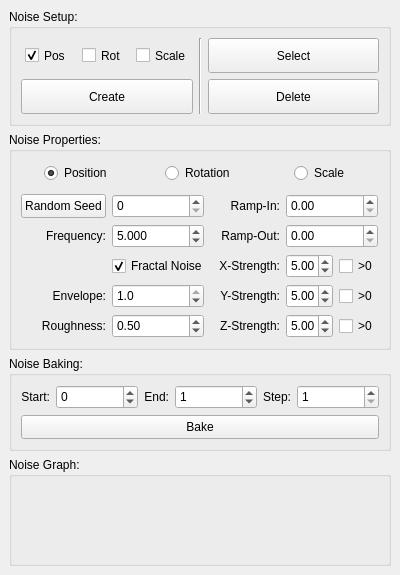
<?xml version="1.0" encoding="UTF-8"?>
<ui version="4.0">
 <class>QNoiseManager</class>
 <widget class="QMainWindow" name="QNoiseManager">
  <property name="geometry">
   <rect>
    <x>0</x>
    <y>0</y>
    <width>400</width>
    <height>575</height>
   </rect>
  </property>
  <property name="minimumSize">
   <size>
    <width>400</width>
    <height>575</height>
   </size>
  </property>
  <property name="windowTitle">
   <string>|| Noise Editor</string>
  </property>
  <widget class="QWidget" name="mainWidget">
   <layout class="QVBoxLayout" name="verticalLayout">
    <item>
     <widget class="QGroupBox" name="noiseSetupGroupBox">
      <property name="sizePolicy">
       <sizepolicy hsizetype="Preferred" vsizetype="Fixed">
        <horstretch>0</horstretch>
        <verstretch>0</verstretch>
       </sizepolicy>
      </property>
      <property name="title">
       <string>Noise Setup:</string>
      </property>
      <layout class="QGridLayout" name="gridLayout">
       <item row="1" column="2">
        <widget class="QPushButton" name="noiseDeletePushButton">
         <property name="sizePolicy">
          <sizepolicy hsizetype="Expanding" vsizetype="Fixed">
           <horstretch>0</horstretch>
           <verstretch>0</verstretch>
          </sizepolicy>
         </property>
         <property name="minimumSize">
          <size>
           <width>170</width>
           <height>35</height>
          </size>
         </property>
         <property name="focusPolicy">
          <enum>Qt::ClickFocus</enum>
         </property>
         <property name="toolTip">
          <string>Deletes shake curve(s) based on the checked pos/rot/scale option.</string>
         </property>
         <property name="text">
          <string>Delete</string>
         </property>
        </widget>
       </item>
       <item row="0" column="2">
        <widget class="QPushButton" name="noiseSelectPushButton">
         <property name="sizePolicy">
          <sizepolicy hsizetype="Expanding" vsizetype="Fixed">
           <horstretch>0</horstretch>
           <verstretch>0</verstretch>
          </sizepolicy>
         </property>
         <property name="minimumSize">
          <size>
           <width>170</width>
           <height>35</height>
          </size>
         </property>
         <property name="focusPolicy">
          <enum>Qt::ClickFocus</enum>
         </property>
         <property name="toolTip">
          <string>Select all shake curve(s) in the scene based on the checked pos/rot/scale option.</string>
         </property>
         <property name="text">
          <string>Select</string>
         </property>
        </widget>
       </item>
       <item row="0" column="0">
        <widget class="QWidget" name="noiseInteropWidget" native="true">
         <property name="sizePolicy">
          <sizepolicy hsizetype="Expanding" vsizetype="Expanding">
           <horstretch>0</horstretch>
           <verstretch>0</verstretch>
          </sizepolicy>
         </property>
         <layout class="QHBoxLayout" name="horizontalLayout_2">
          <property name="leftMargin">
           <number>2</number>
          </property>
          <property name="topMargin">
           <number>0</number>
          </property>
          <property name="rightMargin">
           <number>2</number>
          </property>
          <property name="bottomMargin">
           <number>0</number>
          </property>
          <item alignment="Qt::AlignHCenter">
           <widget class="QCheckBox" name="noisePosCheckBox">
            <property name="sizePolicy">
             <sizepolicy hsizetype="Expanding" vsizetype="Expanding">
              <horstretch>0</horstretch>
              <verstretch>0</verstretch>
             </sizepolicy>
            </property>
            <property name="focusPolicy">
             <enum>Qt::ClickFocus</enum>
            </property>
            <property name="text">
             <string>Pos</string>
            </property>
            <property name="checked">
             <bool>true</bool>
            </property>
           </widget>
          </item>
          <item alignment="Qt::AlignHCenter">
           <widget class="QCheckBox" name="noiseRotCheckBox">
            <property name="sizePolicy">
             <sizepolicy hsizetype="Expanding" vsizetype="Expanding">
              <horstretch>0</horstretch>
              <verstretch>0</verstretch>
             </sizepolicy>
            </property>
            <property name="focusPolicy">
             <enum>Qt::ClickFocus</enum>
            </property>
            <property name="text">
             <string>Rot</string>
            </property>
            <property name="iconSize">
             <size>
              <width>16</width>
              <height>16</height>
             </size>
            </property>
           </widget>
          </item>
          <item alignment="Qt::AlignHCenter">
           <widget class="QCheckBox" name="noiseScaleCheckBox">
            <property name="sizePolicy">
             <sizepolicy hsizetype="Expanding" vsizetype="Expanding">
              <horstretch>0</horstretch>
              <verstretch>0</verstretch>
             </sizepolicy>
            </property>
            <property name="focusPolicy">
             <enum>Qt::ClickFocus</enum>
            </property>
            <property name="text">
             <string>Scale</string>
            </property>
           </widget>
          </item>
         </layout>
        </widget>
       </item>
       <item row="1" column="0">
        <widget class="QPushButton" name="noiseCreatePushButton">
         <property name="sizePolicy">
          <sizepolicy hsizetype="Expanding" vsizetype="Fixed">
           <horstretch>0</horstretch>
           <verstretch>0</verstretch>
          </sizepolicy>
         </property>
         <property name="minimumSize">
          <size>
           <width>170</width>
           <height>35</height>
          </size>
         </property>
         <property name="focusPolicy">
          <enum>Qt::ClickFocus</enum>
         </property>
         <property name="toolTip">
          <string>Creates shake curve(s) based on the checked pos/rot/scale option.</string>
         </property>
         <property name="text">
          <string>Create</string>
         </property>
        </widget>
       </item>
       <item row="0" column="1" rowspan="2">
        <widget class="Line" name="line">
         <property name="orientation">
          <enum>Qt::Vertical</enum>
         </property>
        </widget>
       </item>
      </layout>
     </widget>
    </item>
    <item>
     <widget class="QGroupBox" name="noisePropertiesGroupBox">
      <property name="sizePolicy">
       <sizepolicy hsizetype="Preferred" vsizetype="Fixed">
        <horstretch>0</horstretch>
        <verstretch>0</verstretch>
       </sizepolicy>
      </property>
      <property name="title">
       <string>Noise Properties:</string>
      </property>
      <layout class="QVBoxLayout" name="verticalLayout_6">
       <property name="spacing">
        <number>9</number>
       </property>
       <item>
        <widget class="QWidget" name="noiseFilterWidget" native="true">
         <property name="sizePolicy">
          <sizepolicy hsizetype="Expanding" vsizetype="Fixed">
           <horstretch>0</horstretch>
           <verstretch>0</verstretch>
          </sizepolicy>
         </property>
         <property name="minimumSize">
          <size>
           <width>0</width>
           <height>24</height>
          </size>
         </property>
         <property name="maximumSize">
          <size>
           <width>16777215</width>
           <height>24</height>
          </size>
         </property>
         <layout class="QHBoxLayout" name="horizontalLayout_3">
          <property name="leftMargin">
           <number>0</number>
          </property>
          <property name="topMargin">
           <number>0</number>
          </property>
          <property name="rightMargin">
           <number>0</number>
          </property>
          <property name="bottomMargin">
           <number>0</number>
          </property>
          <item alignment="Qt::AlignHCenter">
           <widget class="QRadioButton" name="positionRadioButton">
            <property name="sizePolicy">
             <sizepolicy hsizetype="Expanding" vsizetype="Expanding">
              <horstretch>0</horstretch>
              <verstretch>0</verstretch>
             </sizepolicy>
            </property>
            <property name="focusPolicy">
             <enum>Qt::ClickFocus</enum>
            </property>
            <property name="text">
             <string>Position</string>
            </property>
            <property name="checked">
             <bool>true</bool>
            </property>
            <property name="autoExclusive">
             <bool>true</bool>
            </property>
           </widget>
          </item>
          <item alignment="Qt::AlignHCenter">
           <widget class="QRadioButton" name="rotationRadioButton">
            <property name="sizePolicy">
             <sizepolicy hsizetype="Expanding" vsizetype="Expanding">
              <horstretch>0</horstretch>
              <verstretch>0</verstretch>
             </sizepolicy>
            </property>
            <property name="focusPolicy">
             <enum>Qt::ClickFocus</enum>
            </property>
            <property name="text">
             <string>Rotation</string>
            </property>
            <property name="autoExclusive">
             <bool>true</bool>
            </property>
           </widget>
          </item>
          <item alignment="Qt::AlignHCenter">
           <widget class="QRadioButton" name="scaleRadioButton">
            <property name="sizePolicy">
             <sizepolicy hsizetype="Expanding" vsizetype="Expanding">
              <horstretch>0</horstretch>
              <verstretch>0</verstretch>
             </sizepolicy>
            </property>
            <property name="focusPolicy">
             <enum>Qt::ClickFocus</enum>
            </property>
            <property name="text">
             <string>Scale</string>
            </property>
           </widget>
          </item>
         </layout>
        </widget>
       </item>
       <item>
        <widget class="QWidget" name="noisePropertiesWidget" native="true">
         <layout class="QGridLayout" name="gridLayout_3">
          <property name="leftMargin">
           <number>0</number>
          </property>
          <property name="topMargin">
           <number>0</number>
          </property>
          <property name="rightMargin">
           <number>0</number>
          </property>
          <property name="bottomMargin">
           <number>0</number>
          </property>
          <item row="2" column="1">
           <widget class="QCheckBox" name="fractalNoiseCheckBox">
            <property name="minimumSize">
             <size>
              <width>0</width>
              <height>24</height>
             </size>
            </property>
            <property name="maximumSize">
             <size>
              <width>16777215</width>
              <height>24</height>
             </size>
            </property>
            <property name="focusPolicy">
             <enum>Qt::ClickFocus</enum>
            </property>
            <property name="whatsThis">
             <string>fractal</string>
            </property>
            <property name="text">
             <string>Fractal Noise</string>
            </property>
            <property name="checked">
             <bool>true</bool>
            </property>
           </widget>
          </item>
          <item row="0" column="2">
           <widget class="QLabel" name="rampInLabel">
            <property name="sizePolicy">
             <sizepolicy hsizetype="Fixed" vsizetype="Expanding">
              <horstretch>0</horstretch>
              <verstretch>0</verstretch>
             </sizepolicy>
            </property>
            <property name="minimumSize">
             <size>
              <width>70</width>
              <height>24</height>
             </size>
            </property>
            <property name="maximumSize">
             <size>
              <width>16777215</width>
              <height>24</height>
             </size>
            </property>
            <property name="text">
             <string>Ramp-In:</string>
            </property>
            <property name="alignment">
             <set>Qt::AlignRight|Qt::AlignTrailing|Qt::AlignVCenter</set>
            </property>
           </widget>
          </item>
          <item row="1" column="3">
           <widget class="QDoubleSpinBox" name="rampOutSpinBox">
            <property name="sizePolicy">
             <sizepolicy hsizetype="Expanding" vsizetype="Fixed">
              <horstretch>0</horstretch>
              <verstretch>0</verstretch>
             </sizepolicy>
            </property>
            <property name="minimumSize">
             <size>
              <width>0</width>
              <height>24</height>
             </size>
            </property>
            <property name="maximumSize">
             <size>
              <width>16777215</width>
              <height>24</height>
             </size>
            </property>
            <property name="whatsThis">
             <string>rampOut</string>
            </property>
            <property name="maximum">
             <double>10000.000000000000000</double>
            </property>
            <property name="singleStep">
             <double>0.010000000000000</double>
            </property>
           </widget>
          </item>
          <item row="3" column="1">
           <widget class="QDoubleSpinBox" name="envelopeSpinBox">
            <property name="sizePolicy">
             <sizepolicy hsizetype="Expanding" vsizetype="Fixed">
              <horstretch>0</horstretch>
              <verstretch>0</verstretch>
             </sizepolicy>
            </property>
            <property name="minimumSize">
             <size>
              <width>0</width>
              <height>24</height>
             </size>
            </property>
            <property name="maximumSize">
             <size>
              <width>16777215</width>
              <height>24</height>
             </size>
            </property>
            <property name="whatsThis">
             <string>envelope</string>
            </property>
            <property name="decimals">
             <number>1</number>
            </property>
            <property name="maximum">
             <double>1.000000000000000</double>
            </property>
            <property name="singleStep">
             <double>0.010000000000000</double>
            </property>
            <property name="value">
             <double>1.000000000000000</double>
            </property>
           </widget>
          </item>
          <item row="1" column="2">
           <widget class="QLabel" name="rampOutLabel">
            <property name="sizePolicy">
             <sizepolicy hsizetype="Fixed" vsizetype="Expanding">
              <horstretch>0</horstretch>
              <verstretch>0</verstretch>
             </sizepolicy>
            </property>
            <property name="minimumSize">
             <size>
              <width>70</width>
              <height>24</height>
             </size>
            </property>
            <property name="maximumSize">
             <size>
              <width>16777215</width>
              <height>24</height>
             </size>
            </property>
            <property name="text">
             <string>Ramp-Out:</string>
            </property>
            <property name="alignment">
             <set>Qt::AlignRight|Qt::AlignTrailing|Qt::AlignVCenter</set>
            </property>
           </widget>
          </item>
          <item row="1" column="1">
           <widget class="QDoubleSpinBox" name="frequencySpinBox">
            <property name="sizePolicy">
             <sizepolicy hsizetype="Expanding" vsizetype="Fixed">
              <horstretch>0</horstretch>
              <verstretch>0</verstretch>
             </sizepolicy>
            </property>
            <property name="minimumSize">
             <size>
              <width>0</width>
              <height>24</height>
             </size>
            </property>
            <property name="maximumSize">
             <size>
              <width>16777215</width>
              <height>24</height>
             </size>
            </property>
            <property name="whatsThis">
             <string>frequency</string>
            </property>
            <property name="decimals">
             <number>3</number>
            </property>
            <property name="minimum">
             <double>0.001000000000000</double>
            </property>
            <property name="maximum">
             <double>10.000000000000000</double>
            </property>
            <property name="singleStep">
             <double>0.005000000000000</double>
            </property>
            <property name="value">
             <double>5.000000000000000</double>
            </property>
           </widget>
          </item>
          <item row="4" column="2">
           <widget class="QLabel" name="zStrengthLabel">
            <property name="sizePolicy">
             <sizepolicy hsizetype="Fixed" vsizetype="Expanding">
              <horstretch>0</horstretch>
              <verstretch>0</verstretch>
             </sizepolicy>
            </property>
            <property name="minimumSize">
             <size>
              <width>70</width>
              <height>24</height>
             </size>
            </property>
            <property name="maximumSize">
             <size>
              <width>16777215</width>
              <height>24</height>
             </size>
            </property>
            <property name="text">
             <string>Z-Strength:</string>
            </property>
            <property name="alignment">
             <set>Qt::AlignRight|Qt::AlignTrailing|Qt::AlignVCenter</set>
            </property>
           </widget>
          </item>
          <item row="4" column="0">
           <widget class="QLabel" name="roughnessLabel">
            <property name="sizePolicy">
             <sizepolicy hsizetype="Preferred" vsizetype="Fixed">
              <horstretch>0</horstretch>
              <verstretch>0</verstretch>
             </sizepolicy>
            </property>
            <property name="minimumSize">
             <size>
              <width>70</width>
              <height>24</height>
             </size>
            </property>
            <property name="text">
             <string>Roughness:</string>
            </property>
            <property name="alignment">
             <set>Qt::AlignRight|Qt::AlignTrailing|Qt::AlignVCenter</set>
            </property>
           </widget>
          </item>
          <item row="2" column="3">
           <widget class="QWidget" name="xStrengthWidget" native="true">
            <property name="sizePolicy">
             <sizepolicy hsizetype="Expanding" vsizetype="Fixed">
              <horstretch>0</horstretch>
              <verstretch>0</verstretch>
             </sizepolicy>
            </property>
            <property name="minimumSize">
             <size>
              <width>0</width>
              <height>24</height>
             </size>
            </property>
            <property name="maximumSize">
             <size>
              <width>16777215</width>
              <height>24</height>
             </size>
            </property>
            <layout class="QHBoxLayout" name="horizontalLayout_4">
             <property name="leftMargin">
              <number>0</number>
             </property>
             <property name="topMargin">
              <number>0</number>
             </property>
             <property name="rightMargin">
              <number>0</number>
             </property>
             <property name="bottomMargin">
              <number>0</number>
             </property>
             <item>
              <widget class="QDoubleSpinBox" name="xStrengthSpinBox">
               <property name="sizePolicy">
                <sizepolicy hsizetype="Expanding" vsizetype="Fixed">
                 <horstretch>0</horstretch>
                 <verstretch>0</verstretch>
                </sizepolicy>
               </property>
               <property name="minimumSize">
                <size>
                 <width>0</width>
                 <height>20</height>
                </size>
               </property>
               <property name="maximumSize">
                <size>
                 <width>16777215</width>
                 <height>24</height>
                </size>
               </property>
               <property name="whatsThis">
                <string>strengthX</string>
               </property>
               <property name="maximum">
                <double>10000.000000000000000</double>
               </property>
               <property name="singleStep">
                <double>0.010000000000000</double>
               </property>
               <property name="value">
                <double>5.000000000000000</double>
               </property>
              </widget>
             </item>
             <item>
              <widget class="QCheckBox" name="posXCheckBox">
               <property name="sizePolicy">
                <sizepolicy hsizetype="Expanding" vsizetype="Expanding">
                 <horstretch>0</horstretch>
                 <verstretch>0</verstretch>
                </sizepolicy>
               </property>
               <property name="focusPolicy">
                <enum>Qt::ClickFocus</enum>
               </property>
               <property name="whatsThis">
                <string>positiveX</string>
               </property>
               <property name="text">
                <string>&gt;0</string>
               </property>
              </widget>
             </item>
            </layout>
           </widget>
          </item>
          <item row="4" column="1">
           <widget class="QDoubleSpinBox" name="roughnessSpinBox">
            <property name="sizePolicy">
             <sizepolicy hsizetype="Expanding" vsizetype="Fixed">
              <horstretch>0</horstretch>
              <verstretch>0</verstretch>
             </sizepolicy>
            </property>
            <property name="minimumSize">
             <size>
              <width>0</width>
              <height>24</height>
             </size>
            </property>
            <property name="maximumSize">
             <size>
              <width>16777215</width>
              <height>24</height>
             </size>
            </property>
            <property name="whatsThis">
             <string>roughness</string>
            </property>
            <property name="maximum">
             <double>1.000000000000000</double>
            </property>
            <property name="singleStep">
             <double>0.010000000000000</double>
            </property>
            <property name="value">
             <double>0.500000000000000</double>
            </property>
           </widget>
          </item>
          <item row="4" column="3">
           <widget class="QWidget" name="zStrengthWidget" native="true">
            <property name="sizePolicy">
             <sizepolicy hsizetype="Expanding" vsizetype="Fixed">
              <horstretch>0</horstretch>
              <verstretch>0</verstretch>
             </sizepolicy>
            </property>
            <property name="minimumSize">
             <size>
              <width>0</width>
              <height>24</height>
             </size>
            </property>
            <property name="maximumSize">
             <size>
              <width>16777215</width>
              <height>24</height>
             </size>
            </property>
            <layout class="QHBoxLayout" name="horizontalLayout_7">
             <property name="leftMargin">
              <number>0</number>
             </property>
             <property name="topMargin">
              <number>0</number>
             </property>
             <property name="rightMargin">
              <number>0</number>
             </property>
             <property name="bottomMargin">
              <number>0</number>
             </property>
             <item>
              <widget class="QDoubleSpinBox" name="zStrengthSpinBox">
               <property name="sizePolicy">
                <sizepolicy hsizetype="Expanding" vsizetype="Fixed">
                 <horstretch>0</horstretch>
                 <verstretch>0</verstretch>
                </sizepolicy>
               </property>
               <property name="minimumSize">
                <size>
                 <width>0</width>
                 <height>20</height>
                </size>
               </property>
               <property name="maximumSize">
                <size>
                 <width>16777215</width>
                 <height>24</height>
                </size>
               </property>
               <property name="whatsThis">
                <string>strengthZ</string>
               </property>
               <property name="maximum">
                <double>10000.000000000000000</double>
               </property>
               <property name="singleStep">
                <double>0.010000000000000</double>
               </property>
               <property name="value">
                <double>5.000000000000000</double>
               </property>
              </widget>
             </item>
             <item>
              <widget class="QCheckBox" name="posZCheckBox">
               <property name="sizePolicy">
                <sizepolicy hsizetype="Expanding" vsizetype="Expanding">
                 <horstretch>0</horstretch>
                 <verstretch>0</verstretch>
                </sizepolicy>
               </property>
               <property name="focusPolicy">
                <enum>Qt::ClickFocus</enum>
               </property>
               <property name="whatsThis">
                <string>positiveZ</string>
               </property>
               <property name="text">
                <string>&gt;0</string>
               </property>
              </widget>
             </item>
            </layout>
           </widget>
          </item>
          <item row="3" column="3">
           <widget class="QWidget" name="yStrengthWidget" native="true">
            <property name="sizePolicy">
             <sizepolicy hsizetype="Expanding" vsizetype="Fixed">
              <horstretch>0</horstretch>
              <verstretch>0</verstretch>
             </sizepolicy>
            </property>
            <property name="minimumSize">
             <size>
              <width>0</width>
              <height>24</height>
             </size>
            </property>
            <property name="maximumSize">
             <size>
              <width>16777215</width>
              <height>24</height>
             </size>
            </property>
            <layout class="QHBoxLayout" name="horizontalLayout_5">
             <property name="leftMargin">
              <number>0</number>
             </property>
             <property name="topMargin">
              <number>0</number>
             </property>
             <property name="rightMargin">
              <number>0</number>
             </property>
             <property name="bottomMargin">
              <number>0</number>
             </property>
             <item>
              <widget class="QDoubleSpinBox" name="yStrengthSpinBox">
               <property name="sizePolicy">
                <sizepolicy hsizetype="Expanding" vsizetype="Fixed">
                 <horstretch>0</horstretch>
                 <verstretch>0</verstretch>
                </sizepolicy>
               </property>
               <property name="minimumSize">
                <size>
                 <width>0</width>
                 <height>20</height>
                </size>
               </property>
               <property name="maximumSize">
                <size>
                 <width>16777215</width>
                 <height>24</height>
                </size>
               </property>
               <property name="whatsThis">
                <string>strengthY</string>
               </property>
               <property name="maximum">
                <double>10000.000000000000000</double>
               </property>
               <property name="singleStep">
                <double>0.010000000000000</double>
               </property>
               <property name="value">
                <double>5.000000000000000</double>
               </property>
              </widget>
             </item>
             <item>
              <widget class="QCheckBox" name="posYCheckBox">
               <property name="sizePolicy">
                <sizepolicy hsizetype="Expanding" vsizetype="Expanding">
                 <horstretch>0</horstretch>
                 <verstretch>0</verstretch>
                </sizepolicy>
               </property>
               <property name="focusPolicy">
                <enum>Qt::ClickFocus</enum>
               </property>
               <property name="whatsThis">
                <string>positiveY</string>
               </property>
               <property name="text">
                <string>&gt;0</string>
               </property>
              </widget>
             </item>
            </layout>
           </widget>
          </item>
          <item row="0" column="3">
           <widget class="QDoubleSpinBox" name="rampInSpinBox">
            <property name="sizePolicy">
             <sizepolicy hsizetype="Expanding" vsizetype="Fixed">
              <horstretch>0</horstretch>
              <verstretch>0</verstretch>
             </sizepolicy>
            </property>
            <property name="minimumSize">
             <size>
              <width>0</width>
              <height>24</height>
             </size>
            </property>
            <property name="maximumSize">
             <size>
              <width>16777215</width>
              <height>24</height>
             </size>
            </property>
            <property name="whatsThis">
             <string>rampIn</string>
            </property>
            <property name="maximum">
             <double>10000.000000000000000</double>
            </property>
            <property name="singleStep">
             <double>0.010000000000000</double>
            </property>
           </widget>
          </item>
          <item row="3" column="2">
           <widget class="QLabel" name="yStrengthLabel">
            <property name="sizePolicy">
             <sizepolicy hsizetype="Fixed" vsizetype="Expanding">
              <horstretch>0</horstretch>
              <verstretch>0</verstretch>
             </sizepolicy>
            </property>
            <property name="minimumSize">
             <size>
              <width>70</width>
              <height>24</height>
             </size>
            </property>
            <property name="maximumSize">
             <size>
              <width>16777215</width>
              <height>24</height>
             </size>
            </property>
            <property name="text">
             <string>Y-Strength:</string>
            </property>
            <property name="alignment">
             <set>Qt::AlignRight|Qt::AlignTrailing|Qt::AlignVCenter</set>
            </property>
           </widget>
          </item>
          <item row="2" column="2">
           <widget class="QLabel" name="xStrenthLabel">
            <property name="sizePolicy">
             <sizepolicy hsizetype="Fixed" vsizetype="Expanding">
              <horstretch>0</horstretch>
              <verstretch>0</verstretch>
             </sizepolicy>
            </property>
            <property name="minimumSize">
             <size>
              <width>70</width>
              <height>24</height>
             </size>
            </property>
            <property name="maximumSize">
             <size>
              <width>16777215</width>
              <height>24</height>
             </size>
            </property>
            <property name="text">
             <string>X-Strength:</string>
            </property>
            <property name="alignment">
             <set>Qt::AlignRight|Qt::AlignTrailing|Qt::AlignVCenter</set>
            </property>
           </widget>
          </item>
          <item row="0" column="0">
           <widget class="QPushButton" name="randomizeSeedPushButton">
            <property name="sizePolicy">
             <sizepolicy hsizetype="Expanding" vsizetype="Expanding">
              <horstretch>0</horstretch>
              <verstretch>0</verstretch>
             </sizepolicy>
            </property>
            <property name="toolTip">
             <string>Randomly generates a shake curve.</string>
            </property>
            <property name="text">
             <string>Random Seed</string>
            </property>
           </widget>
          </item>
          <item row="0" column="1">
           <widget class="QSpinBox" name="seedSpinBox">
            <property name="sizePolicy">
             <sizepolicy hsizetype="Expanding" vsizetype="Fixed">
              <horstretch>0</horstretch>
              <verstretch>0</verstretch>
             </sizepolicy>
            </property>
            <property name="minimumSize">
             <size>
              <width>0</width>
              <height>24</height>
             </size>
            </property>
            <property name="maximumSize">
             <size>
              <width>16777215</width>
              <height>24</height>
             </size>
            </property>
            <property name="whatsThis">
             <string>seed</string>
            </property>
            <property name="maximum">
             <number>100</number>
            </property>
           </widget>
          </item>
          <item row="3" column="0">
           <widget class="QLabel" name="envelopeLabel">
            <property name="sizePolicy">
             <sizepolicy hsizetype="Preferred" vsizetype="Fixed">
              <horstretch>0</horstretch>
              <verstretch>0</verstretch>
             </sizepolicy>
            </property>
            <property name="minimumSize">
             <size>
              <width>70</width>
              <height>24</height>
             </size>
            </property>
            <property name="text">
             <string>Envelope:</string>
            </property>
            <property name="alignment">
             <set>Qt::AlignRight|Qt::AlignTrailing|Qt::AlignVCenter</set>
            </property>
           </widget>
          </item>
          <item row="1" column="0">
           <widget class="QLabel" name="frequencyLabel">
            <property name="sizePolicy">
             <sizepolicy hsizetype="Preferred" vsizetype="Fixed">
              <horstretch>0</horstretch>
              <verstretch>0</verstretch>
             </sizepolicy>
            </property>
            <property name="minimumSize">
             <size>
              <width>70</width>
              <height>24</height>
             </size>
            </property>
            <property name="toolTip">
             <string>is the number of occurrences per unit of time</string>
            </property>
            <property name="text">
             <string>Frequency:</string>
            </property>
            <property name="alignment">
             <set>Qt::AlignRight|Qt::AlignTrailing|Qt::AlignVCenter</set>
            </property>
           </widget>
          </item>
         </layout>
        </widget>
       </item>
      </layout>
     </widget>
    </item>
    <item>
     <widget class="QGroupBox" name="noiseBakingGroupBox">
      <property name="enabled">
       <bool>true</bool>
      </property>
      <property name="title">
       <string>Noise Baking:</string>
      </property>
      <layout class="QVBoxLayout" name="verticalLayout_2">
       <item>
        <widget class="QWidget" name="noiseBakingWidget" native="true">
         <property name="sizePolicy">
          <sizepolicy hsizetype="Expanding" vsizetype="Fixed">
           <horstretch>0</horstretch>
           <verstretch>0</verstretch>
          </sizepolicy>
         </property>
         <property name="minimumSize">
          <size>
           <width>0</width>
           <height>24</height>
          </size>
         </property>
         <property name="maximumSize">
          <size>
           <width>16777215</width>
           <height>24</height>
          </size>
         </property>
         <layout class="QHBoxLayout" name="horizontalLayout_6">
          <property name="leftMargin">
           <number>0</number>
          </property>
          <property name="topMargin">
           <number>0</number>
          </property>
          <property name="rightMargin">
           <number>0</number>
          </property>
          <property name="bottomMargin">
           <number>0</number>
          </property>
          <item>
           <widget class="QLabel" name="startLabel">
            <property name="sizePolicy">
             <sizepolicy hsizetype="Minimum" vsizetype="Expanding">
              <horstretch>0</horstretch>
              <verstretch>0</verstretch>
             </sizepolicy>
            </property>
            <property name="layoutDirection">
             <enum>Qt::LeftToRight</enum>
            </property>
            <property name="text">
             <string>Start:</string>
            </property>
            <property name="alignment">
             <set>Qt::AlignRight|Qt::AlignTrailing|Qt::AlignVCenter</set>
            </property>
           </widget>
          </item>
          <item>
           <widget class="QTimeSpinBox" name="startSpinBox">
            <property name="sizePolicy">
             <sizepolicy hsizetype="Expanding" vsizetype="Expanding">
              <horstretch>0</horstretch>
              <verstretch>0</verstretch>
             </sizepolicy>
            </property>
            <property name="minimum">
             <number>-9999</number>
            </property>
            <property name="maximum">
             <number>9999</number>
            </property>
           </widget>
          </item>
          <item>
           <widget class="QLabel" name="endLabel">
            <property name="sizePolicy">
             <sizepolicy hsizetype="Minimum" vsizetype="Expanding">
              <horstretch>0</horstretch>
              <verstretch>0</verstretch>
             </sizepolicy>
            </property>
            <property name="text">
             <string>End:</string>
            </property>
            <property name="alignment">
             <set>Qt::AlignRight|Qt::AlignTrailing|Qt::AlignVCenter</set>
            </property>
           </widget>
          </item>
          <item>
           <widget class="QTimeSpinBox" name="endSpinBox">
            <property name="sizePolicy">
             <sizepolicy hsizetype="Expanding" vsizetype="Expanding">
              <horstretch>0</horstretch>
              <verstretch>0</verstretch>
             </sizepolicy>
            </property>
            <property name="minimum">
             <number>-9999</number>
            </property>
            <property name="maximum">
             <number>9999</number>
            </property>
            <property name="value">
             <number>1</number>
            </property>
           </widget>
          </item>
          <item>
           <widget class="QLabel" name="stepLabel">
            <property name="sizePolicy">
             <sizepolicy hsizetype="Minimum" vsizetype="Expanding">
              <horstretch>0</horstretch>
              <verstretch>0</verstretch>
             </sizepolicy>
            </property>
            <property name="text">
             <string>Step:</string>
            </property>
            <property name="alignment">
             <set>Qt::AlignRight|Qt::AlignTrailing|Qt::AlignVCenter</set>
            </property>
           </widget>
          </item>
          <item>
           <widget class="QSpinBox" name="stepSpinBox">
            <property name="sizePolicy">
             <sizepolicy hsizetype="Expanding" vsizetype="Expanding">
              <horstretch>0</horstretch>
              <verstretch>0</verstretch>
             </sizepolicy>
            </property>
            <property name="minimum">
             <number>1</number>
            </property>
            <property name="maximum">
             <number>100</number>
            </property>
           </widget>
          </item>
         </layout>
        </widget>
       </item>
       <item>
        <widget class="QPushButton" name="bakePushButton">
         <property name="minimumSize">
          <size>
           <width>0</width>
           <height>24</height>
          </size>
         </property>
         <property name="maximumSize">
          <size>
           <width>16777215</width>
           <height>24</height>
          </size>
         </property>
         <property name="focusPolicy">
          <enum>Qt::ClickFocus</enum>
         </property>
         <property name="toolTip">
          <string>Bakes the shake curve to the current animation range.</string>
         </property>
         <property name="text">
          <string>Bake</string>
         </property>
        </widget>
       </item>
      </layout>
     </widget>
    </item>
    <item>
     <widget class="QGroupBox" name="noiseGraphGroupBox">
      <property name="sizePolicy">
       <sizepolicy hsizetype="Preferred" vsizetype="Expanding">
        <horstretch>0</horstretch>
        <verstretch>0</verstretch>
       </sizepolicy>
      </property>
      <property name="title">
       <string>Noise Graph:</string>
      </property>
      <layout class="QVBoxLayout" name="verticalLayout_4">
       <item>
        <widget class="QNoiseGraph" name="noiseGraph" native="true"/>
       </item>
      </layout>
     </widget>
    </item>
   </layout>
  </widget>
 </widget>
 <customwidgets>
  <customwidget>
   <class>QNoiseGraph</class>
   <extends>QWidget</extends>
   <header>noisemanager/ui/qnoisegraph.h</header>
   <container>1</container>
  </customwidget>
  <customwidget>
   <class>QTimeSpinBox</class>
   <extends>QSpinBox</extends>
   <header>dcc/ui/qtimespinbox.h</header>
  </customwidget>
 </customwidgets>
 <tabstops>
  <tabstop>noisePosCheckBox</tabstop>
  <tabstop>noiseRotCheckBox</tabstop>
  <tabstop>noiseScaleCheckBox</tabstop>
  <tabstop>noiseCreatePushButton</tabstop>
  <tabstop>noiseSelectPushButton</tabstop>
  <tabstop>noiseDeletePushButton</tabstop>
  <tabstop>positionRadioButton</tabstop>
  <tabstop>rotationRadioButton</tabstop>
  <tabstop>scaleRadioButton</tabstop>
  <tabstop>randomizeSeedPushButton</tabstop>
  <tabstop>seedSpinBox</tabstop>
  <tabstop>frequencySpinBox</tabstop>
  <tabstop>fractalNoiseCheckBox</tabstop>
  <tabstop>envelopeSpinBox</tabstop>
  <tabstop>roughnessSpinBox</tabstop>
  <tabstop>rampInSpinBox</tabstop>
  <tabstop>rampOutSpinBox</tabstop>
  <tabstop>xStrengthSpinBox</tabstop>
  <tabstop>posXCheckBox</tabstop>
  <tabstop>yStrengthSpinBox</tabstop>
  <tabstop>posYCheckBox</tabstop>
  <tabstop>zStrengthSpinBox</tabstop>
  <tabstop>posZCheckBox</tabstop>
  <tabstop>startSpinBox</tabstop>
  <tabstop>endSpinBox</tabstop>
  <tabstop>stepSpinBox</tabstop>
  <tabstop>bakePushButton</tabstop>
 </tabstops>
 <resources>
  <include location="../../../../Python/dcc/ui/resources.qrc"/>
 </resources>
 <connections/>
</ui>
